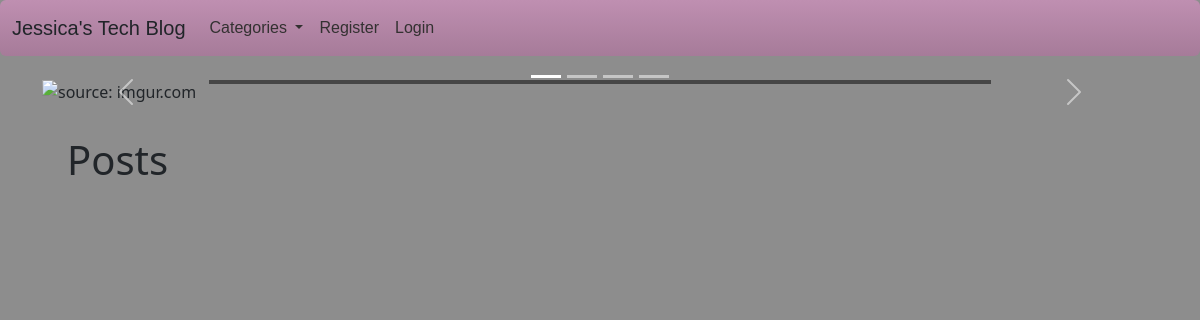
Before: / with the older database file.
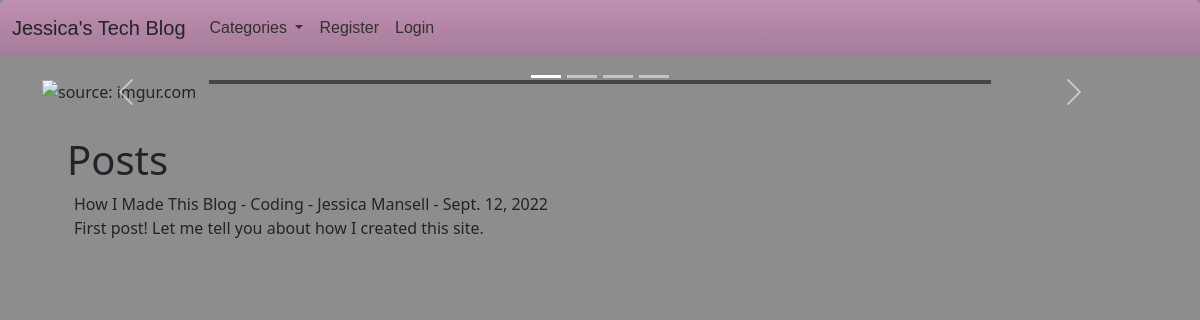
After: the same page with the newer database file.
### blogsite/models.py (models this page shows, shortened)
class Post(models.Model):
    title = models.CharField(max_length=255)
    header_image = models.ImageField(null=True, blank=True, upload_to="images/")
    title_tag = models.CharField(max_length=255)
    author = models.ForeignKey(User, on_delete=models.CASCADE)
    body = RichTextField(blank=True, null=True)
    post_date = models.DateField(auto_now_add=True)
    category= models.ForeignKey(Category, max_length=60, on_delete=models.CASCADE, related_name="catego")
    snippet = models.CharField(max_length=255)
    likes = models.ManyToManyField(User, related_name='blog_posts')

class Category(models.Model):
    name = models.CharField(max_length=255)
    class Meta:
        verbose_name_plural = "Categories"
    def __str__(self):
        return self.name

### blogsite/views.py (the view)
# urls.py: path('', HomeView.as_view(), name="home"),
class HomeView(ListView):
    model = Post
    template_name = 'index.html'
    ordering = ['-post_date']
    def get_context_data(self, *args, **kwargs):
        cat_menu = Category.objects.all()
        context = super(HomeView, self).get_context_data(*args, **kwargs)
        context["cat_menu"] = cat_menu
        return context

### blogsite/templates/index.html (shortened to what this page needs)
    {% extends 'base.html' %}
    {% block content %}
    <div class="container">
        <div id="carouselExampleCaptions" class="carousel slide" data-bs-ride="false">
          <div class="carousel-indicators">
            <button type="button" data-bs-target="#carouselExampleCaptions" data-bs-slide-to="0" class="active" aria-current="true" aria-label="Slide 1"></button>
            <button type="button" data-bs-target="#carouselExampleCaptions" data-bs-slide-to="1" aria-label="Slide 2"></button>
            <button type="button" data-bs-target="#carouselExampleCaptions" data-bs-slide-to="2" aria-label="Slide 3"></button>
            <button type="button" data-bs-target="#carouselExampleCaptions" data-bs-slide-to="3" aria-label="Slide 4"></button>
          </div>
          <div class="carousel-inner">
            <div class="carousel-item active">
              <img class="img-fluid" src="https://i.imgur.com/DO9NuQY.jpg" id="home_pics" title="source: imgur.com" class="d-block w-100"/>
              <div class="carousel-caption d-none d-md-block" id="captions">
              </div>
            </div>
          </div>
          <button class="carousel-control-prev" type="button" data-bs-target="#carouselExampleCaptions" data-bs-slide="prev">
            <span class="carousel-control-prev-icon" aria-hidden="true"></span>
          </button>
          <button class="carousel-control-next" type="button" data-bs-target="#carouselExampleCaptions" data-bs-slide="next">
            <span class="carousel-control-next-icon" aria-hidden="true"></span>
          </button>
        </div>
    <h1>Posts</h1>
    <ul>
    {% for post in object_list %}
        <li><a href="{% url 'article-detail' post.pk %}">{{ post.title }}</a>
            - <a href="{% url 'category' post.category|slugify %}">{{ post.category }}</a>
            - {{ post.author.first_name }}
        {{ post.author.last_name }} -
        {{ post.post_date }} <br/>
            {{ post.snippet }}</li>
    {% endfor %}
    </ul>
    {% endblock %}

### blogsite/templates/base.html (shortened to what this page needs)
<!doctype html>
<html lang="en">
  <head>
    {% load static %}
    <link href="https://cdn.jsdelivr.net/npm/bootstrap@5.0.2/dist/css/bootstrap.min.css" rel="stylesheet">
    <link rel="stylesheet" type="text/css" href="{% static 'mysite/style.css' %}"/>
  </head>
  <body style="background-color: #8d8d8d">
    <nav class="navbar navbar-expand-lg" id="main_nav">
      <div class="container-fluid">
          <a class="navbar-brand" id="title" href="{% url 'home' %}">Jessica's Tech Blog</a>
          <div class="collapse navbar-collapse" id="navbarSupportedContent">
            <ul class="navbar-nav me-auto mb-2 mb-lg-0">
              {% if cat_menu %}
              <li class="nav-item dropdown">
                <a class="nav-link dropdown-toggle" id="cat_main" role="button" data-bs-toggle="dropdown" aria-expanded="false">
                  Categories
                </a>
              </li>
              {% else %}
              <li class="nav-item" id="cat_main">
                <a class="nav-link" id="cat_main" href="{% url 'category-list' %}">Categories</a>
              </li>
              {% endif %}
              {% if user.is_authenticated %}
                <li class="nav-item">
                  <a class="nav-link" href="{% url 'add_post' %}" id="post_add">Add Post</a>
                </li>
              {% else %}
                <li class="nav-item">
                  <a class="nav-link" href="{% url 'register' %}" id="new_user_items">Register</a>
                </li>
                <li class="nav-item">
                  <a class="nav-link" href="{% url 'login' %}" id="new_user_items">Login</a>
                </li>
              {% endif %}
            </ul>
          </div>
      </div>
      </nav>
    <br/>
        {% block content %}
        {% endblock %}
    </div>
  </body>
</html>

### blogsite/static/mysite/style.css (style rules this page uses)
#title { font-family: 'Nunito Sans', sans-serif; text-decoration: none; }
li { list-style: none; }
a { color: inherit; text-decoration: none; }
#navbarSupportedContent { font-family: 'Nunito Sans', sans-serif; text-decoration: none; }
img#home_pics.img-fluid { max-height: 640px; display: block; margin: auto; }
h1 { padding-top: 2rem; margin-left: 25px; }
#cat_main { color: #333131; text-decoration: none; background: transparent; }
#main_nav { background-color: hsl(317, 43%, 75%); background: linear-gradient(to bottom, #bf8fb1 0%, #a67b99 100%); border-radius: 6px; }
#captions { background-color: rgba(0,0,0,.5); color: #fff; margin: auto; }
#new_user_items { color: #333131; text-decoration: none; background: transparent; }

Changed rows visible on the page:
added Post: title "How I Made This Blog", category "Coding", author.first_name "Jessica", author.last_name "Mansell", post_date "Sept. 12, 2022", snippet "First post! Let me tell you about how I created this site."
